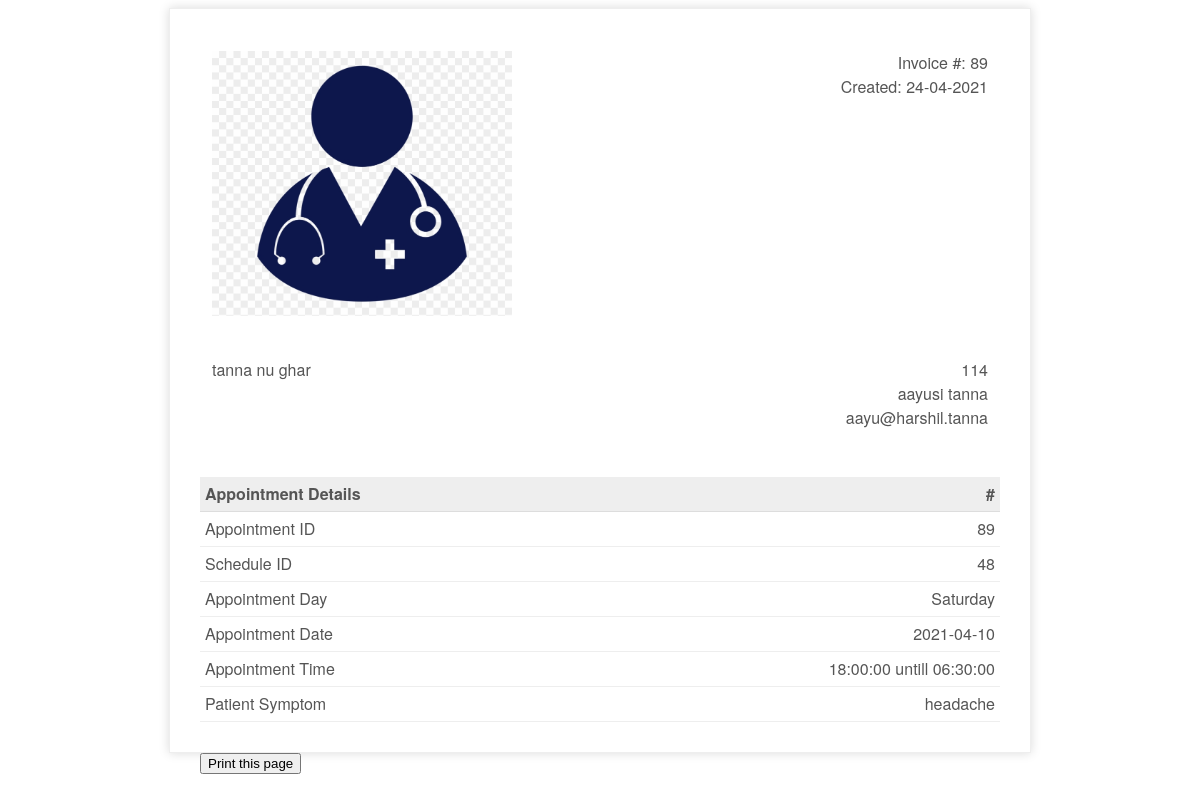
Screenshot of /patient/invoice.php?appid=89 with the database file from the repository.
### tables this page shows
CREATE TABLE `appointment` (
  `appId` int(3) NOT NULL,
  `patientIc` bigint(12) NOT NULL,
  `scheduleId` int(10) NOT NULL,
  `appSymptom` varchar(100) NOT NULL,
  `appComment` varchar(100) NOT NULL,
  `status` varchar(10) NOT NULL DEFAULT 'process'
);

CREATE TABLE `patient` (
  `icPatient` bigint(12) NOT NULL,
  `password` varchar(20) NOT NULL,
  `patientFirstName` varchar(20) NOT NULL,
  `patientLastName` varchar(20) NOT NULL,
  `patientMaritialStatus` varchar(10) NOT NULL,
  `patientDOB` date NOT NULL,
  `patientGender` varchar(10) NOT NULL,
  `patientAddress` varchar(100) NOT NULL,
  `patientPhone` varchar(15) NOT NULL,
  `patientEmail` varchar(100) NOT NULL
);

CREATE TABLE `doctorschedule` (
  `scheduleId` int(11) NOT NULL,
  `scheduleDate` date NOT NULL,
  `scheduleDay` varchar(15) NOT NULL,
  `startTime` time NOT NULL,
  `endTime` time NOT NULL,
  `bookAvail` varchar(10) NOT NULL
);

### patient/invoice.php (the view, shortened to what this page needs)
<?php
include_once '../assets/conn/dbconnect.php';
if (isset($_GET['appid'])) {
$appid=$_GET['appid'];
}
$res=mysqli_query($con, "SELECT a.*, b.*,c.* FROM patient a
JOIN appointment b
On a.icPatient = b.patientIc
JOIN doctorschedule c
On b.scheduleId=c.scheduleId
WHERE b.appId  =".$appid);
$userRow=mysqli_fetch_array($res,MYSQLI_ASSOC);
?>
<!doctype html>
<html>
    <head>
        <link rel="stylesheet" type="text/css" href="assets/css/invoice.css">
    </head>
    <body>
        <div class="invoice-box">
            <table cellpadding="0" cellspacing="0">
                <tr class="top">
                    <td colspan="2">
                        <table>
                            <tr>
                                <td class="title">
                                    <img src="assets/img/logo.png" style="width:100%; max-width:300px;">
                                </td>
                                <td>
                                    Invoice #: <?php echo $userRow['appId'];?><br>
                                    Created: <?php echo date("d-m-Y");?><br>
                                </td>
                            </tr>
                        </table>
                    </td>
                </tr>
                <tr class="information">
                    <td colspan="2">
                        <table>
                            <tr>
                                <td>
                                    <?php echo $userRow['patientAddress'];?>
                                </td>
                                <td><?php echo $userRow['patientIc'];?><br>
                                    <?php echo $userRow['patientFirstName'];?> <?php echo $userRow['patientLastName'];?><br>
                                    <?php echo $userRow['patientEmail'];?>
                                </td>
                            </tr>
                        </table>
                    </td>
                </tr>
                <tr class="heading">
                    <td>
                        Appointment Details
                    </td>
                    <td>
                        #
                    </td>
                </tr>
                <tr class="item">
                    <td>
                        Appointment ID
                    </td>
                    <td>
                       <?php echo $userRow['appId'];?>
                    </td>
                </tr>
                <tr class="item">
                    <td>
                        Schedule ID
                    </td>
                    <td>
                        <?php echo $userRow['scheduleId'];?>
                    </td>
                </tr>
                <tr class="item">
                    <td>
                        Appointment Day
                    </td>
                    <td>
                        <?php echo $userRow['scheduleDay'];?>
                    </td>
                </tr>
                 <tr class="item">
                    <td>
                        Appointment Date
                    </td>
                    <td>
                        <?php echo $userRow['scheduleDate'];?>
                    </td>
                </tr>
                 <tr class="item">
                    <td>
                        Appointment Time
                    </td>
                    <td>
                        <?php echo $userRow['startTime'];?> untill <?php echo $userRow['endTime'];?>
                    </td>
                </tr>
                 <tr class="item">
                    <td>
                        Patient Symptom
                    </td>
                    <td>
                        <?php echo $userRow['appSymptom'];?>
                    </td>
                </tr>
            </table>
        </div>
        <div class="print">
        <button onclick="myFunction()">Print this page</button>
</div>
    </body>
</html>

### patient/assets/css/invoice.css (style rules this page uses)
.print { margin:auto; max-width:800px; }
.invoice-box { max-width:800px; margin:auto; padding:30px; border:1px solid #eee; box-shadow:0 0 10px rgba(0, 0, 0, .15); font-size:16px; line-height:24px; font-family:'Helvetica Neue', 'Helvetica', Helvetica, Arial, sans-serif; color:#555; }
.invoice-box table { width:100%; line-height:inherit; text-align:left; }
.invoice-box table td { padding:5px; vertical-align:top; }
.invoice-box table tr td:nth-child(2) { text-align:right; }
.invoice-box table tr.top table td { padding-bottom:20px; }
.invoice-box table tr.top table td.title { font-size:45px; line-height:45px; color:#333; }
.invoice-box table tr.information table td { padding-bottom:40px; }
.invoice-box table tr.heading td { background:#eee; border-bottom:1px solid #ddd; font-weight:bold; }
.invoice-box table tr.item td { border-bottom:1px solid #eee; }

### rows the page displays
appointment: appId "89", patientIc.patientAddress "tanna nu ghar", patientIc "114", patientIc.patientFirstName "aayusi", patientIc.patientLastName "tanna", patientIc.patientEmail "aayu@harshil.tanna", scheduleId.scheduleId "48", scheduleId.scheduleDay "Saturday", scheduleId.scheduleDate "2021-04-10", scheduleId.startTime "18:00:00", scheduleId.endTime "06:30:00", appSymptom "headache"
